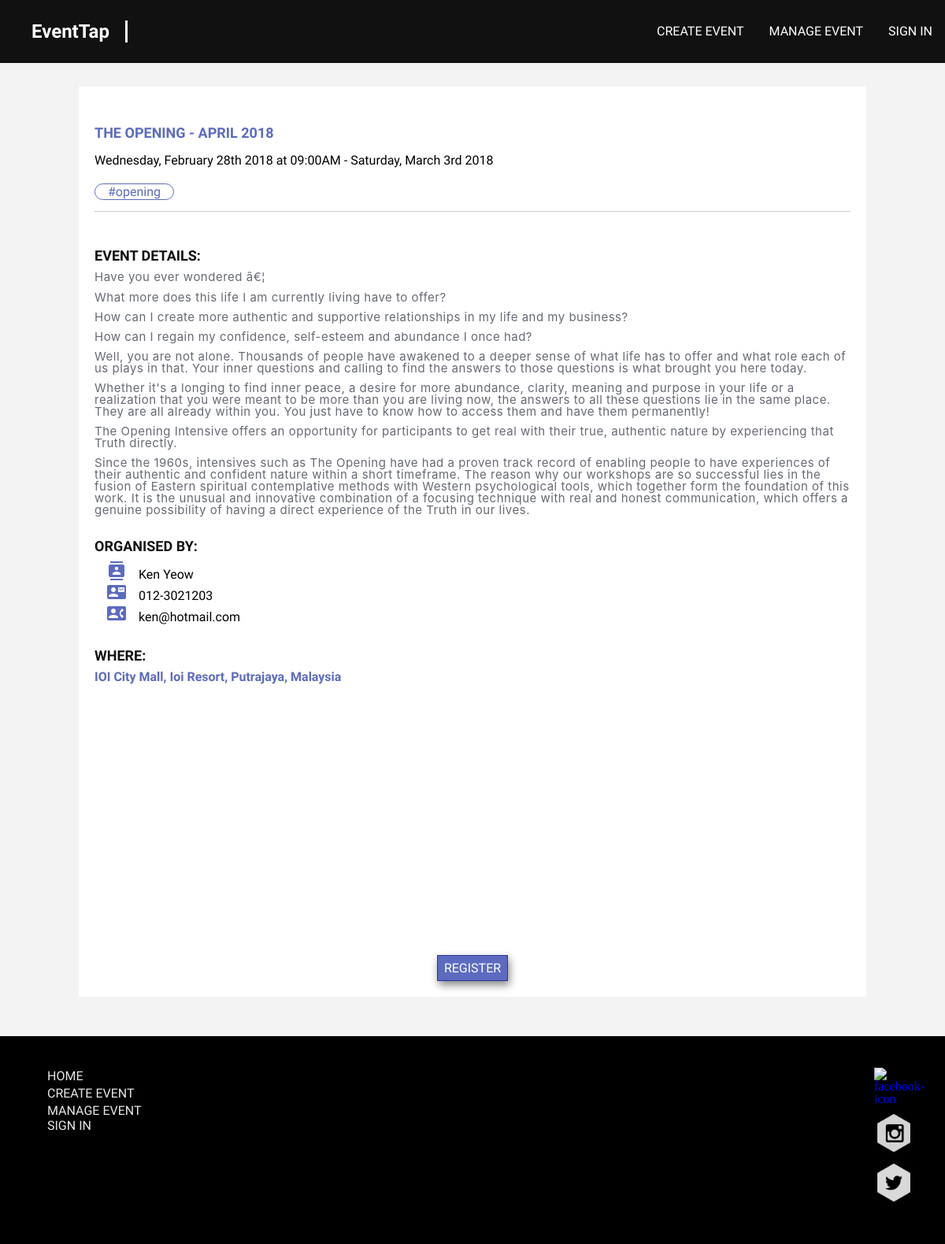
The page /view-event.php?event_id=47 on the database its author committed.
### tables this page shows
CREATE TABLE `event` (
  `event_id` int(11) NOT NULL,
  `event_title` text NOT NULL,
  `event_content` mediumtext NOT NULL,
  `event_start_date` date NOT NULL,
  `event_end_date` date NOT NULL,
  `event_start_time` varchar(7) NOT NULL,
  `event_longitude` double NOT NULL,
  `event_latitude` double NOT NULL,
  `location` varchar(200) NOT NULL,
  `event_created_date` timestamp NOT NULL DEFAULT CURRENT_TIMESTAMP,
  `event_author` varchar(100) NOT NULL,
  `event_meta_title` text NOT NULL,
  `event_meta_description` text NOT NULL,
  `event_featured_img` text NOT NULL,
  `participant` int(11) NOT NULL,
  `organizer_id` int(11) DEFAULT NULL,
  `category` text NOT NULL
);

CREATE TABLE `organizer` (
  `id` int(11) NOT NULL,
  `logo` text NOT NULL,
  `name` varchar(200) NOT NULL,
  `contact` varchar(200) NOT NULL,
  `email` varchar(200) NOT NULL,
  `account` varchar(200) NOT NULL
);

### view-event.php (the view, shortened to what this page needs)
<?php
include_once 'header.php';
$servername = "localhost";
$username   = "root";
$password   = "";
$dbname     = "event_app";
$conn = mysqli_connect($servername, $username, $password, $dbname);
if (isset($_GET['event_id'])){
  $event_id = $_GET['event_id'];
  $sql = "SELECT * FROM event WHERE event_id = '$event_id'";
  $results = mysqli_query($conn, $sql);
  while($event_data = mysqli_fetch_assoc($results)) {
    $event_title = $event_data['event_title'];
    $event_content = $event_data['event_content'];
    $event_location = $event_data['location'];
    $event_ticket = $event_data['participant'];
    $event_organiser_id = $event_data['organizer_id'];
  }
  $img_srcs = array();
  $sql3 = "SELECT * FROM organizer WHERE id = '$event_organiser_id'";
  $results3 = mysqli_query($conn, $sql3);
  while($organiser_data = mysqli_fetch_assoc($results3)) {
    $event_organiser_name = $organiser_data['name'];
    $event_organiser_email = $organiser_data['email'];
    $event_organiser_contact = $organiser_data['contact'];
  }
}
?>
<link rel="stylesheet" href="css/view-event.css">
<main>
  <div class="container">
    <div id="event-view">
      <div id="event-title">
        <h1><?php echo $event_title; ?></h1>
        <p id="event-datetime"></p>
        <p id="event-categories"></p>
      </div>
      <hr>
      <div id="event-detail">
        <h1>Event Details: </h1>
        <span><?php echo $event_content; ?></span>
      </div>
      <div id="event-organiser">
        <h1>Organised by: </h1>
        <p><i class="material-icons">contacts</i><span><?php echo $event_organiser_name; ?></span></p>
        <p><i class="material-icons">contact_mail</i><span><?php echo $event_organiser_contact; ?></span></p>
        <p><i class="material-icons">contact_phone</i><span><?php echo $event_organiser_email; ?></span></p>
      </div>
      <div id="event-location">
        <h1>Where: </h1>
        <p><?php echo $event_location; ?></p>
      </div>
      <div id="googleMap"></div>
      <?php
      if (isset($img_srcs)){
        echo '<div id="event-img">';
        echo '</div>';
      }
      ?>
      <?php
      if ($event_ticket > 0) {
        echo '<button id="regBtn" value="Register">Register</button>';
      }
      else {
        echo '<div id="no-ticket">Sold Out!</div>';
      }
      ?>
    </div>
  </main>
  <?php
  include_once 'footer.php';
  ?>

### header.php (shortened to what this page needs)
<!DOCTYPE html>
<html>
<head>
  <link rel="stylesheet" href="css/styles.css">
  <link rel="stylesheet" href="css/sign-up.css">
  <link rel="stylesheet" href="css/sign-in.css">
  <link rel="stylesheet" href="https://cdnjs.cloudflare.com/ajax/libs/font-awesome/4.7.0/css/font-awesome.min.css">
</head>
<body>
  <header>
    <a href="index.php" class="header-brand">EventTap</a>
    <nav class="main-nav">
      <?php
        if(isset($_SESSION['eventtap_usr'])){
          $fname = isset($_SESSION['u_fname'])? $_SESSION['u_fname']:"Guest";
          echo "
          <ul>
          <li><p>Hi, $fname </p></li>
          <li><a href='create-event.php'>Create Event</a></li>
          <li><a href='manage-event.php'>Manage Event</a></li>
          <li>
            <form action='logout.php' method='POST'>
            <button class='logout' type='submit' name='submit'>Logout</button></form>
          </li>
          </ul>";
        }else{
          echo "<ul>
          <li><a href='#' onClick='checkbox()'>Create Event</a></li>
          <li><a href='#' onClick='checkbox()'>Manage Event</a></li>
          <li><label class='signin_btn' id='btnSignin'>Sign In</label></li>
          </ul>";
        }
      ?>
    </nav>
  </header>

### footer.php
<footer>
  <?php
        if(isset($_SESSION['eventtap_usr'])){
          echo "
          <ul class='footer-links-main'>
          <li><p>Use EventApp</p></li>
          <li><a href='index.php'>Home</a></li>
          <li><a href='create-event.php'>Create Event</a></li>
          <li><a href='manage-event.php'>Manage Event</a></li>
          <li>
            <form action='logout.php' method='POST'>
            <button class='logout1' type='submit' name='submit'>Logout</button></form>
          </li>
          </ul>";
        }else{
          echo "<ul class='footer-links-main'>
          <li><a href='index.php'>Home</a></li>
          <li><a href='#' onClick='checkbox()'>Create Event</a></li>
          <li><a href='#' onClick='checkbox()'>Manage Event</a></li>
          <li><label class='signin_btn' id='btnSignin' onClick='checkbox1()'>Sign In</label></li>
          </ul>";
        }
  ?>
  <div class="footer-sm">
    <a href="#">
      <img src="img/if_facebook_six_107120.png" alt="facebook-icon">
    </a>
    <a href="#">
      <img src="img/if_instagram_six_107098.png" alt="instagram-icon">
    </a>
    <a href="#">
      <img src="img/if_twitter_six_107069.png" alt="twitter-icon">
    </a>
  </div>
</footer>
</body>
</html>

### css/styles.css (style rules this page uses)
html, body, div, span, object, iframe, h1, h2, h3, h4, h5, h6, p, blockquote, pre, abbr, address, cite, code, del, dfn, em, img, ins, kbd, q, samp, small, strong, sub, sup, var, b, i, dl, dt, dd, ol, ul, li, fieldset, form, label, legend, table, caption, tbody, tfoot, thead, tr, th, td, article, aside, canvas, details, figcaption, figure, footer, header, hgroup, menu, nav, section, summary, time, mark, audio, video { margin:0; padding:0; border:0; outline:0; font-size:100%; vertical-align:baseline; background:transparent; }
body { line-height:1; }
article,aside,details,figcaption,figure, footer,header,hgroup,menu,nav,section { display:block; }
nav ul { list-style:none; }
a { margin:0; padding:0; font-size:100%; vertical-align:baseline; background:transparent; }
hr { display:block; height:1px; border:0; border-top:1px solid #cccccc; margin:1em 0; padding:0; }
* { text-decoration: none; }
body { background-color: #f3f3f3; }
main { padding-top: 80px; }
header { width: 100%; height: 80px; background-color: black; z-index: 9999; position: fixed; top: 0; right: 0; left: 0; }
header .header-brand { font-family: Catamaran; font-size: 24px; color: #fff; font-weight: 900; display: block; line-height: 28px; margin: 26px 0; padding: 0 20px 0 40px; border-right: 3px solid #fff; float: left; }
header nav ul { display: block; float: left; width: fit-content; margin: 10px 0 0 10px; float: right; }
header nav ul li { display: inline-block; list-style: none; float: left; padding: 0 16px; }
header nav ul li a { font-family: Catamaran; font-size: 16px; color: #fff; text-transform: uppercase; font-weight: 200; line-height: 60px; }
header nav ul li label { font-family: Catamaran; font-size: 16px; color: #fff; text-transform: uppercase; font-weight: 200; line-height: 60px; }
.container { width: 1000px; margin: 30px auto; }
footer { width: calc(100% - 80px); background-color: #000; padding: 40px 40px; overflow: hidden; margin-top: 20px; position: absolute; }
footer ul { width: fit-content; float: left; padding-left: 20px; }
footer ul li { display: block; list-style: none; }
footer ul li a { font-family: Catamaran; font-size: 16px; color: #e8e8e8; text-transform: uppercase; font-weight: 200; line-height: 22px; }
footer ul li label { font-family: Catamaran; font-size: 16px; color: #fff; color: #e8e8e8; text-transform: uppercase; font-weight: 200; }
.footer-sm { width: 50px; float: right; }
.footer-sm img { width: 100%; margin-bottom: 10px; }

### css/view-event.css (style rules this page uses)
#event-view { padding: 20px 20px; display: block; background-color: white; font-family: Catamaran; font-size: 16px; }
#event-view h1 { font-family: Catamaran; font-size: 18px; color: #111; text-transform: uppercase; padding: 30px 0px 10px 0px; }
#event-title h1 { color: #5C6BC0; }
#event-datetime { padding: 0.5rem 0px; margin-bottom: 0.5rem; }
#event-categories { margin-top: 1rem; }
#event-organiser i { padding: 0 1rem; color: #5C6BC0; }
#event-organiser span { vertical-align: text-top; }
#event-location p { color: #5C6BC0; font-weight: bold; }
#googleMap { width:100%; height:300px; }
#regBtn { font-size: 16px; font-family: Catamaran; margin: 0 auto; background-color: #5C6BC0; color: #fff; font-weight: 400; margin-top: 15px; text-decoration: none; display: block; padding: 6px 8px; box-shadow: 1.5px 5px 10px #888888; text-transform: uppercase; border: 1.5px solid #283593; bottom: 14px; left: calc(50% - 40px); }
#event-img { padding-top: 30px; font-size: 0; display: -ms-flexbox; -ms-flex-wrap: wrap; -ms-flex-direction: column; -webkit-flex-flow: row wrap; flex-flow: row wrap; display: -webkit-box; display: flex; }

### header.php (style rules this page uses)
header { background-color: #111; z-index: 9999; }

### rows shown on the page
event: event_title "THE OPENING - APRIL 2018", event_content "Have you ever wondered â€¦ What more does this life I am currently living have to offer? How can I create more authentic and supportive relationships in my life and my business? How can I regain my confidence, self-esteem and abundance I once had? Well, you are not alone. Thousands of people have awakened to a deeper sense of what life has to offer and what role each of us plays in that. Your inner questions and calling to find the answers to those questions is what brought you here today. Whether it's a longing to find inner peace, a desire for more abundance, clarity, meaning and purpose in your life or a realization that you were meant to be more than you are living now, the answers to…", location "IOI City Mall, Ioi Resort, Putrajaya, Malaysia"
organizer: name "Ken Yeow", contact "012-3021203", email "ken@hotmail.com"
